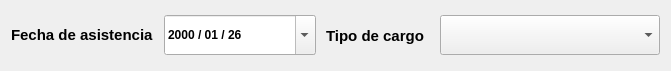
                 <widget class="QFrame" name="frame_3">
                  <property name="enabled">
                   <bool>true</bool>
                  </property>
                  <property name="minimumSize">
                   <size>
                    <width>671</width>
                    <height>71</height>
                   </size>
                  </property>
                  <property name="maximumSize">
                   <size>
                    <width>671</width>
                    <height>71</height>
                   </size>
                  </property>
                  <layout class="QHBoxLayout" name="horizontalLayout_14">
                   <property name="spacing">
                    <number>10</number>
                   </property>
                   <item>
                    <layout class="QHBoxLayout" name="horizontalLayout_15">
                     <item>
                      <widget class="QLabel" name="label_filtro_fecha_asistencia">
                       <property name="minimumSize">
                        <size>
                         <width>0</width>
                         <height>0</height>
                        </size>
                       </property>
                       <property name="maximumSize">
                        <size>
                         <width>143</width>
                         <height>16777215</height>
                        </size>
                       </property>
                       <property name="font">
                        <font>
                         <family>Segoe UI</family>
                         <pointsize>15</pointsize>
                         <weight>75</weight>
                         <italic>false</italic>
                         <bold>true</bold>
                        </font>
                       </property>
                       <property name="styleSheet">
                        <string notr="true">QLabel{font-size:15pt;}</string>
                       </property>
                       <property name="text">
                        <string>&lt;html&gt;&lt;head/&gt;&lt;body&gt;&lt;p&gt;&lt;span style=&quot; font-size:11pt;&quot;&gt;Fecha de asistencia&lt;/span&gt;&lt;/p&gt;&lt;/body&gt;&lt;/html&gt;</string>
                       </property>
                       <property name="alignment">
                        <set>Qt::AlignLeading|Qt::AlignLeft|Qt::AlignVCenter</set>
                       </property>
                       <property name="tipo" stdset="0">
                        <string>titulo_form</string>
                       </property>
                      </widget>
                     </item>
                     <item>
                      <widget class="QDateEdit" name="dateedit_filtro_fecha_asistencia">
                       <property name="enabled">
                        <bool>true</bool>
                       </property>
                       <property name="minimumSize">
                        <size>
                         <width>0</width>
                         <height>40</height>
                        </size>
                       </property>
                       <property name="maximumSize">
                        <size>
                         <width>152</width>
                         <height>16777215</height>
                        </size>
                       </property>
                       <property name="font">
                        <font>
                         <family>Segoe UI</family>
                         <weight>75</weight>
                         <italic>false</italic>
                         <bold>true</bold>
                        </font>
                       </property>
                       <property name="toolTip">
                        <string>Año/Mes/Dia</string>
                       </property>
                       <property name="styleSheet">
                        <string notr="true"/>
                       </property>
                       <property name="wrapping">
                        <bool>false</bool>
                       </property>
                       <property name="frame">
                        <bool>true</bool>
                       </property>
                       <property name="readOnly">
                        <bool>false</bool>
                       </property>
                       <property name="buttonSymbols">
                        <enum>QAbstractSpinBox::UpDownArrows</enum>
                       </property>
                       <property name="accelerated">
                        <bool>true</bool>
                       </property>
                       <property name="keyboardTracking">
                        <bool>true</bool>
                       </property>
                       <property name="showGroupSeparator" stdset="0">
                        <bool>true</bool>
                       </property>
                       <property name="currentSection">
                        <enum>QDateTimeEdit::YearSection</enum>
                       </property>
                       <property name="displayFormat">
                        <string>yyyy / MM / dd</string>
                       </property>
                       <property name="calendarPopup">
                        <bool>true</bool>
                       </property>
                       <property name="currentSectionIndex">
                        <number>0</number>
                       </property>
                       <property name="date">
                        <date>
                         <year>2000</year>
                         <month>1</month>
                         <day>26</day>
                        </date>
                       </property>
                      </widget>
                     </item>
                    </layout>
                   </item>
                   <item>
                    <layout class="QHBoxLayout" name="horizontalLayout_16">
                     <item>
                      <widget class="QLabel" name="titulo_de_boton_filtro_tipo_cargo">
                       <property name="sizePolicy">
                        <sizepolicy hsizetype="Preferred" vsizetype="Preferred">
                         <horstretch>0</horstretch>
                         <verstretch>30</verstretch>
                        </sizepolicy>
                       </property>
                       <property name="minimumSize">
                        <size>
                         <width>0</width>
                         <height>0</height>
                        </size>
                       </property>
                       <property name="maximumSize">
                        <size>
                         <width>500</width>
                         <height>16777215</height>
                        </size>
                       </property>
                       <property name="font">
                        <font>
                         <family>Segoe UI</family>
                         <pointsize>11</pointsize>
                         <weight>75</weight>
                         <italic>false</italic>
                         <bold>true</bold>
                        </font>
                       </property>
                       <property name="styleSheet">
                        <string notr="true"/>
                       </property>
                       <property name="text">
                        <string>Tipo de cargo</string>
                       </property>
                       <property name="tipo" stdset="0">
                        <string>titulo_qlineedit</string>
                       </property>
                      </widget>
                     </item>
                     <item>
                      <widget class="QComboBox" name="boton_filtro_tipo_cargo">
                       <property name="enabled">
                        <bool>true</bool>
                       </property>
                       <property name="sizePolicy">
                        <sizepolicy hsizetype="Fixed" vsizetype="Fixed">
                         <horstretch>0</horstretch>
                         <verstretch>0</verstretch>
                        </sizepolicy>
                       </property>
                       <property name="minimumSize">
                        <size>
                         <width>220</width>
                         <height>40</height>
                        </size>
                       </property>
                       <property name="maximumSize">
                        <size>
                         <width>200</width>
                         <height>16777215</height>
                        </size>
                       </property>
                       <property name="styleSheet">
                        <string notr="true"/>
                       </property>
                       <property name="editable">
                        <bool>false</bool>
                       </property>
                       <property name="currentText">
                        <string/>
                       </property>
                       <property name="currentIndex">
                        <number>-1</number>
                       </property>
                       <property name="insertPolicy">
                        <enum>QComboBox::NoInsert</enum>
                       </property>
                       <property name="iconSize">
                        <size>
                         <width>40</width>
                         <height>40</height>
                        </size>
                       </property>
                       <property name="placeholderText">
                        <string/>
                       </property>
                      </widget>
                     </item>
                    </layout>
                   </item>
                  </layout>
                 </widget>
